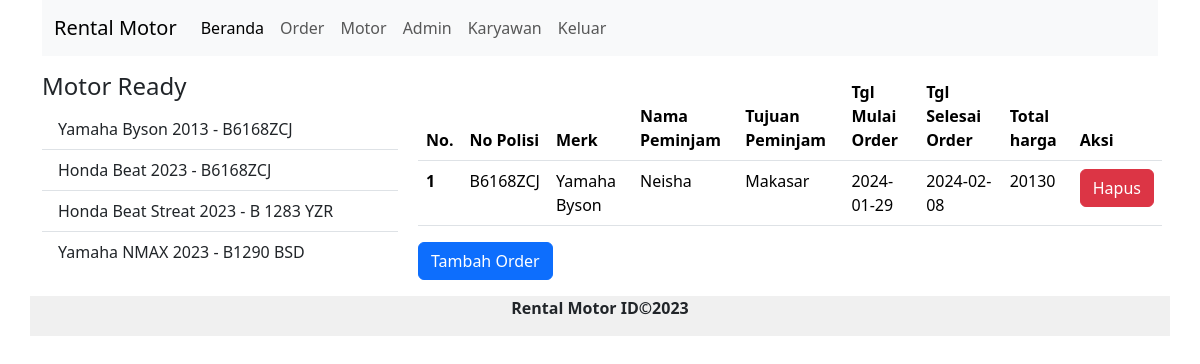
/index.php?x=order (signed in), run on the app's committed database.
### tables this page shows
CREATE TABLE `motor` (
  `id_motor` int(11) NOT NULL,
  `no_polisi` varchar(12) NOT NULL,
  `merk` varchar(90) NOT NULL,
  `tahun` varchar(10) NOT NULL,
  `harga` double NOT NULL,
  `s_motor` varchar(20) NOT NULL
);

CREATE TABLE `sewa` (
  `id_sewa` int(11) NOT NULL,
  `id_motor` int(11) NOT NULL,
  `id_admin` int(11) NOT NULL,
  `nama_order` varchar(90) NOT NULL,
  `ktp` varchar(25) NOT NULL,
  `jenkel_sewa` varchar(25) NOT NULL,
  `alamat` varchar(20) NOT NULL,
  `tlp_order` int(15) NOT NULL,
  `tujuan` varchar(90) NOT NULL,
  `tgl_order` date NOT NULL,
  `tgl_kembali` date NOT NULL,
  `lama` int(11) NOT NULL,
  `harga_total` double NOT NULL,
  `s_sewa` varchar(20) NOT NULL
);

### index.php (the view, shortened to what this page needs)
<!doctype html>
<html lang="en">
<head>
  <link href="https://cdn.jsdelivr.net/npm/bootstrap@5.3.2/dist/css/bootstrap.min.css" rel="stylesheet"
>
</head>
<body>
  <?php
  include("konek.php");
  ?>
  <div class="container">
    <div class="row">
      <div class="col-md-12">
        <nav class="navbar navbar-expand-lg bg-body-tertiary">
          <div class="container-fluid">
            <a class="navbar-brand" href="#">Rental Motor</a>
            <div class="collapse navbar-collapse" id="navbarSupportedContent">
              <ul class="navbar-nav me-auto mb-2 mb-lg-0">
                <li class="nav-item">
                  <a class="nav-link active" aria-current="page" href="#">Beranda</a>
                </li>
                <li class="nav-item">
                  <a class="nav-link" href="?x=order">Order</a>
                </li>
                <li class="nav-item">
                  <a class="nav-link" href="?x=motor">Motor</a>
                </li>
                <li class="nav-item">
                  <a class="nav-link" href="?x=admin">Admin</a>
                </li>
                <li class="nav-item">
                  <a class="nav-link" href="?x=karyawan">Karyawan</a>
                </li>
                <li class="nav-item dropdown">
                <li class="nav-item">
                  <a class="nav-link" href="?x=keluar">Keluar</a>
                </li>
                </li>
              </ul>
            </div>
          </div>
        </nav>
      </div>
    </div>
    <div class="row mt-3">
      <div class="col-md-4">
        <h4>Motor Ready</h4>
        <ul class="list-group list-group-flush">
          <?Php
          $cari = mysqli_query($konek, "select * from motor where s_motor='Tersedia'");
          while ($data = mysqli_fetch_array($cari)) {
            ?>
            <li class="list-group-item">
              <?php echo $data['merk'] . " " . $data['tahun'] . " - " . $data['no_polisi'] ?>
            </li>
            <?php
          }
          ?>
        </ul>
      </div>
      <div class="col-md-8 px-2">
        <?php include("kontrol.php"); ?>
      </div>
    </div>
    <div class="row mt-3">
      <div class="col-md-12 " style="background-color: #f0f0f0;">
        <b>
          <p class="text-center">Rental Motor ID&copy;2023</p>
        </b>
      </div>
    </div>
  </div>
</body>
</html>

### kontrol.php (shortened to what this page needs)
<?php
if (isset($_GET["x"])) {
    switch ($_GET["x"]) {
        case 'order';
            include('order/order.php');
            break;
    }
} else {
    echo "<h3> Halaman dalam proses Pembangunan! </h3>";
}

### order/order.php (shortened to what this page needs)
<!doctype html>
<html lang="en">
<head>
    <link href="https://cdn.jsdelivr.net/npm/bootstrap@5.3.2/dist/css/bootstrap.min.css" rel="stylesheet"
>
</head>
<body>
    <?php
    include("konek.php");
    $cari = mysqli_query($konek, "select * from motor,sewa where motor.id_motor=sewa.id_motor") or die(mysqli_error());
    ?>
    <table class="table table-hover">
        <thead>
            <tr>
                <th>No.</th>
                <th>No Polisi</th>
                <th>Merk</th>
                <th>Nama Peminjam</th>
                <th>Tujuan Peminjam</th>
                <th>Tgl Mulai Order</th>
                <th>Tgl Selesai Order</th>
                <th>Total harga</th>
                <th>Aksi</th>
            </tr>
        </thead>
        <tbody>
            <?php
            $no = 1;
            while ($data = mysqli_fetch_array($cari)) {
                ?>
                <tr>
                    <th scope="row">
                        <?php echo $no; ?>
                    </th>
                    <td>
                        <?php echo $data['no_polisi']; ?>
                    </td>
                    <td>
                        <?php echo $data['merk']; ?>
                    </td>
                    <td>
                        <?php echo $data['nama_order']; ?>
                    </td>
                    <td>
                        <?php echo $data['tujuan']; ?>
                    </td>
                    <td>
                        <?php echo $data['tgl_order']; ?>
                    </td>
                    <td>
                        <?php echo $data['tgl_kembali']; ?>
                    </td>
                    <td>
                        <?php echo $data['harga_total']; ?>
                    </td>
                    <td>
                        <a href="?x=horder&id=<?php echo $data['id_sewa']; ?>" class="btn btn-danger">Hapus</a>
                    </td>
                </tr>
                <?php
                $no++;
            }
            ?>
        </tbody>
    </table>
    <a href="?x=torder" class="btn btn-primary">Tambah Order</a>
</body>
</html>

### data on the page
motor: merk "Yamaha Byson", tahun "2013", no_polisi "B6168ZCJ"
motor: merk "Honda Beat", tahun "2023", no_polisi "B6168ZCJ"
motor: merk "Honda Beat Streat", tahun "2023", no_polisi "B 1283 YZR"
motor: merk "Yamaha NMAX", tahun "2023", no_polisi "B1290 BSD"
sewa: id_motor.no_polisi "B6168ZCJ", id_motor.merk "Yamaha Byson", nama_order "Neisha", tujuan "Makasar", tgl_order "2024-01-29", tgl_kembali "2024-02-08", harga_total "20130"
